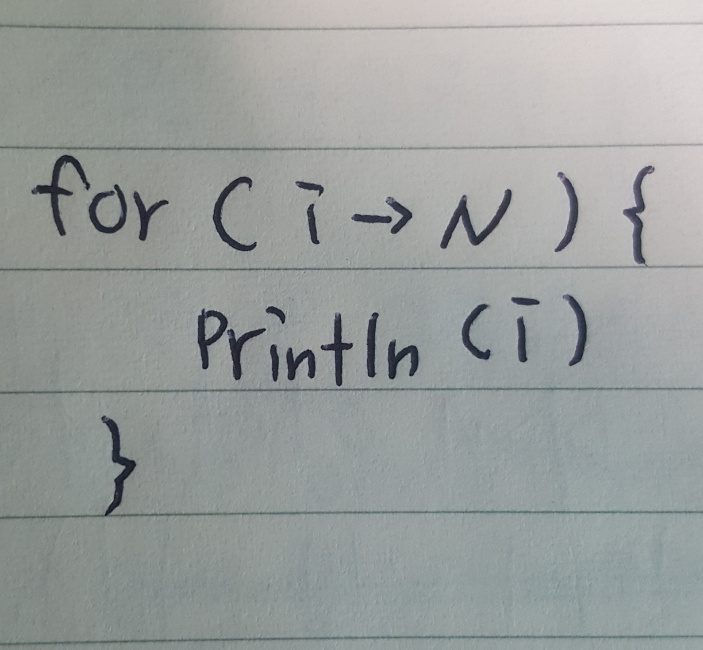
#> input picture images/pseudo.jpg, 2109 x 1948 px (shown at 1/3 size)
$ python main.py
#> lines starting #> are read from the running program, lines starting #| are printed output that depends on the picture
import cv2
import numpy as np
from matplotlib import pyplot as plt


img = cv2.imread('../images/pseudo.jpg',0);
#> img: shape (1948, 2109); min 1, max 233, mean 156.9

clahe = cv2.createCLAHE(clipLimit = 2.0, tileGridSize = (8,8))
img2 = clahe.apply(img)
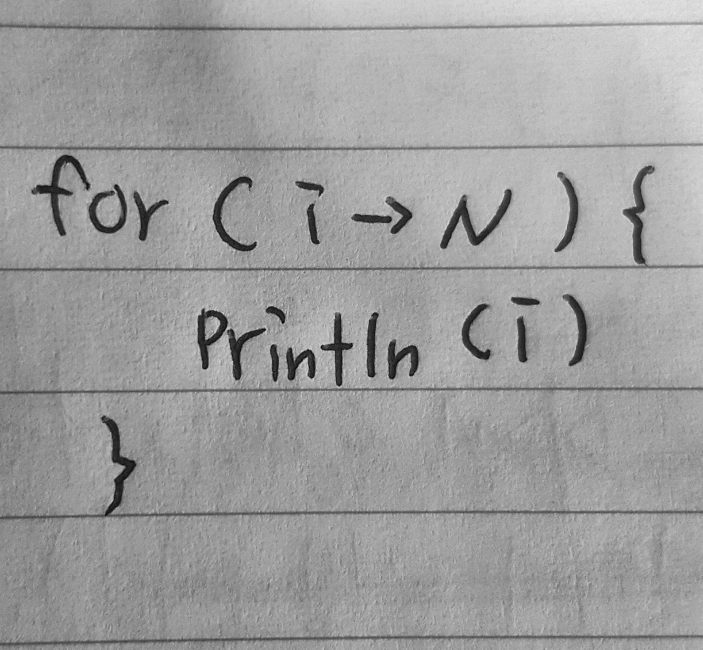
#> img2: shape (1948, 2109) (shown at 1/3 size); min 1, max 237, mean 157.4

img = cv2.resize(img,(400,400))
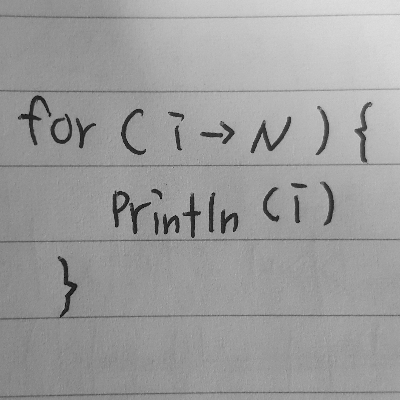
#> img: shape (400, 400); min 9, max 225, mean 156.8
img2 = cv2.resize(img2,(400,400))
#> img2: shape (400, 400)

dst = np.hstack((img,img2))
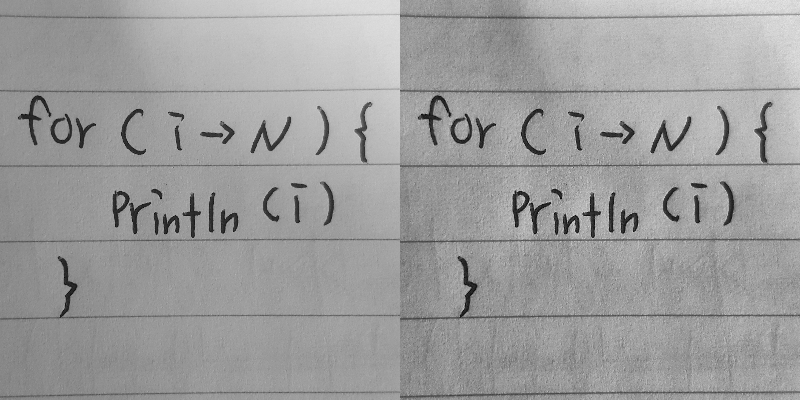
#> dst: shape (400, 800); min 8, max 230, mean 157

cv2.imwrite('../images/histPseudo.jpg',img2)

cv2.imshow('img',dst)
cv2.waitKey()
cv2.destroyAllWindows()
